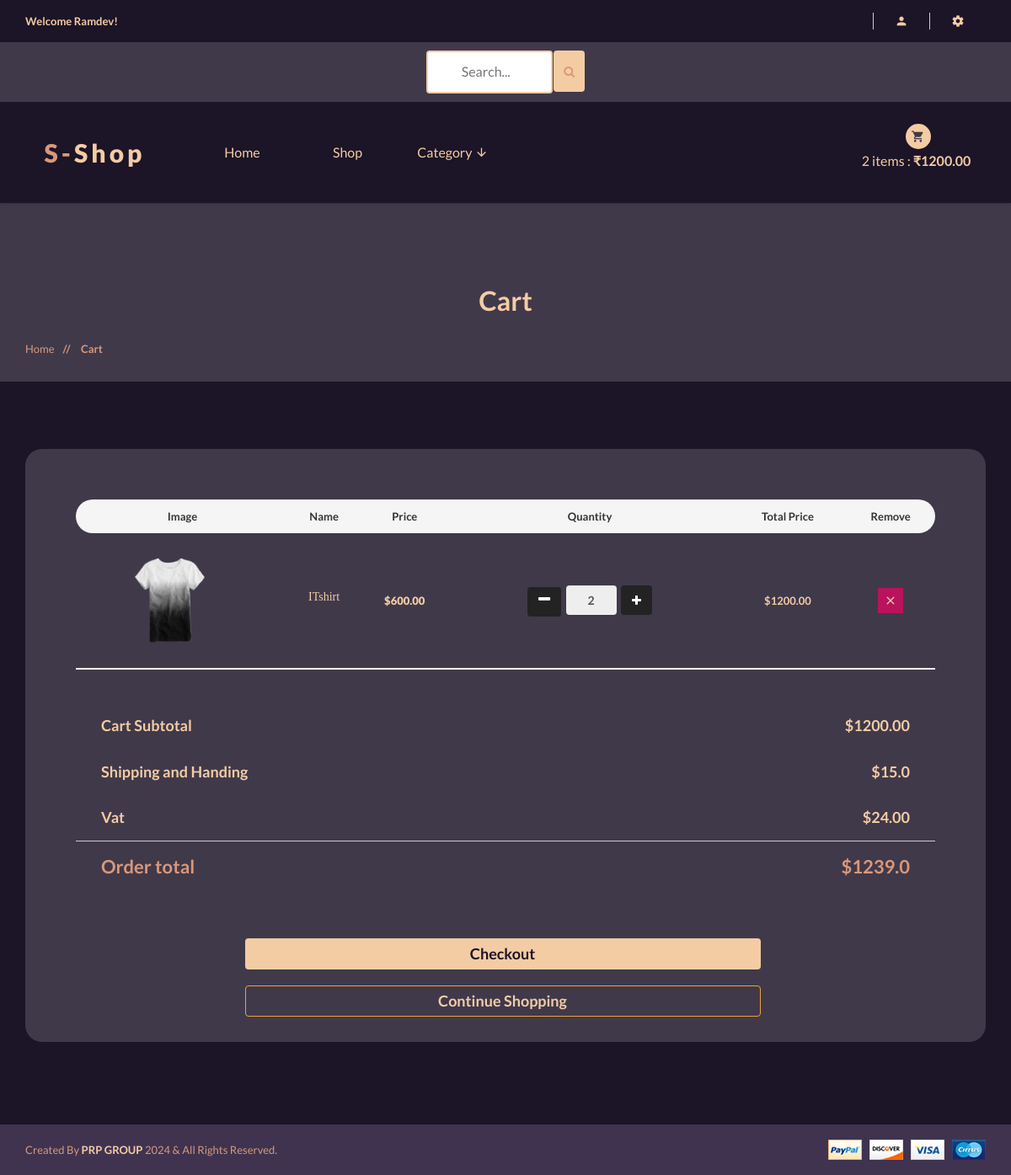
The page /cart/ (signed in) on the database its author committed.
### accounts/models.py (models this page shows, shortened)
class Account(AbstractBaseUser):
    first_name = models.CharField(max_length=50)
    last_name = models.CharField(max_length=50)
    username = models.CharField(max_length=50, unique=True)
    email = models.EmailField(max_length=100, unique=True)
    Phone_number = models.CharField(max_length=50)
    is_admin = models.BooleanField(default=False)
    is_staff = models.BooleanField(default=False)
    is_active = models.BooleanField(default=False)
    is_superadmin = models.BooleanField(default=False)
    date_joined_for_format = models.DateTimeField(auto_now_add=True)
    last_login_for_format  = models.DateTimeField(auto_now_add=True)
    USERNAME_FIELD = 'email'
    REQUIRED_FIELDS = ['username', 'first_name', 'last_name']
    objects = AccountManger()

### cart/models.py (models this page shows, shortened)
class CartItem(models.Model):
    user = models.ForeignKey(Account, on_delete=models.CASCADE, null=True )
    product = models.ForeignKey(Product, on_delete=models.CASCADE)
    variation = models.ManyToManyField(Variation, blank=True)
    cart = models.ForeignKey(Cart, on_delete=models.CASCADE, null=True)
    quantity = models.IntegerField()
    is_active = models.BooleanField(default=True)
    def sub_total(self):
        return self.product.price * self.quantity

### shop/models.py (models this page shows, shortened)
class Product(models.Model):
    category = models.ForeignKey(Category, on_delete=models.CASCADE)
    name = models.CharField(max_length=100, unique=True)
    slug = models.SlugField(max_length=100, unique=True)
    description = models.TextField(max_length=300, blank=True)
    price = models.DecimalField(max_digits=6, decimal_places=2)
    discount = models.DecimalField(max_digits=6, decimal_places=2, default=0.00)
    image = models.ImageField(upload_to='photos/products')
    stock = models.IntegerField()
    new = models.BooleanField(default=False)
    is_available = models.BooleanField(default=True)
    date_joined_for_format = models.DateTimeField(auto_now_add=True)
    last_login_for_format = models.DateTimeField(auto_now=True)
    def get_prodcut_details_url(self):
        return reverse('shop:product_details', args=[self.category.slug, self.slug])
    class Meta:
        verbose_name_plural = 'Products'
        ordering = ('-date_joined_for_format',)

### cart/views.py (the view)
# urls.py: path('', views.cart, name='cart'),
def cart(request, total_price=0, quantity=0, cart_items=None):
    grand_total = 0
    tax = 0
    try:
        if request.user.is_authenticated:
            cart_items = CartItem.objects.filter(user=request.user, is_active=True)
        else:
            cart = Cart.objects.get(cart_id=_cart_id(request))
            cart_items = CartItem.objects.filter(cart=cart, is_active=True)
        for cart_item in cart_items:
            total_price += (cart_item.product.price * cart_item.quantity)
            quantity += cart_item.quantity
    except ObjectDoesNotExist:
        pass
    tax = round(((2 * total_price)/100), 2)
    grand_total = total_price + tax
    handing = 15.00
    total = float(grand_total) + handing
    context = {
        'total' : total_price,
        'quantity': quantity,
        'cart_items':cart_items,
        'order_total':total,
        'vat' : tax,
        'handing':handing,
    }
    return render(request, 'shop/cart/cart.html', context)

### shop/context_processors.py (called while the page is built)
def category_list(request):
    return {
        'categories' : Category.objects.all(),
    }

### shop/models.py (called while the page is built)
    def get_category_slug_url(self):
        return reverse('shop:categries', args=[self.slug])

### templates/shop/cart/cart.html (shortened to what this page needs)
{% extends '../../base.html' %}
{% load static %}
{% block content %}
<div  class="pages-title section-padding">
			<div  class="container">
				<div  style="background:#40394a" class="row">
					<div class="col-xs-12">
						<div class="pages-title-text text-center">
							<h2 style="color:#f4cca4">Cart</h2>
							<ul class="text-left">
								<li><a style="color:#d99879" href="\">Home </a></li>
								<li style="color:#d99879"><span> // </span>Cart</li>
							</ul>
						</div>
					</div>
				</div>
			</div>
		</div>
		{% if not cart_items %}
		<div style="font-size:18px; margin-bottom:300px;margin-top:30px" class="container alert alert-info text-center" role="alert">
		<b>Your Cart Is Empty,&nbsp;&nbsp; <a href="{% url 'shop:shop' %}" style="color:#21094e;text-decoration: underline;">Go To Shop<a></b>
		</div>
		{% else %}
		<section style="background:#1c1427" class="pages cart-page section-padding">
			<div class="container">
				<div class="row">
					<div class="col-xs-12">
						<div style="border-radius:20px;" class="table-responsive padding60">
							<table class="wishlist-table text-center">
								<thead>
									<tr>
										<th style="border-radius:20px 0 0 20px;">Image</th>
										<th>Name</th>
										<th>Price</th>
										<th>quantity</th>
										<th>Total Price</th>
										<th style="border-radius:0 20px 20px 0;">Remove</th>
									</tr>
								</thead>
								<tbody>
                                    {% for cart_item in cart_items %}
									<tr>
										<td class="td-img text-center">
											<a href="{{cart_item.product.get_prodcut_details_url}}"><img style="border-radius:10px;" width="100" height="100" src="{{cart_item.product.image.url}}" alt="Add Product" /></a>
										</td>
										<td>
										<div class="items-dsc">
											<h5><a href="{{cart_item.product.get_prodcut_details_url}}">{{cart_item.product.name}}</a></h5>
										</div>
										</td>
										<td>${{cart_item.product.price}}</td>
										<td>
										<div class="plus-minus" >
										<form style="" action="{% url 'cart:add_cart' cart_item.product.id %}" method="POST">
											<a style="background:#232323;color:#fff;height:35px;margin-top:-5px;width:40px; border-radius: 4px;" href="{% url 'cart:remove_cart' cart_item.product.id cart_item.id %}" ><i class="fa fa-minus"></i></a>
											<input style=" height:35px"  class="form-control" value="{{cart_item.quantity}}" readonly>
											<button style="background:#232323;color:#fff; height:35px; margin-top:-3px " class="btn btn-light" type="submit" id="button-minus"> <i class="fa fa-plus"></i> </button>
											</form>
										</div>
										</td>
										<td >
											<strong style="color:#f4cca4">${{cart_item.sub_total}}</strong>
										</td>
										<td ><a href="{% url 'cart:remove_cart_item' cart_item.product.id cart_item.id %}" ><i style="background:#ba135d;color:#f4cca4" onclick="return confirm('Are you really want delete this?')" class="mdi mdi-close"></i></a></td>
									</tr>
									{% endfor %}
								</tbody>
							</table><br><br><br>
							<div class="cart-form-text pay-details table-responsive">
								<table>
									<tbody style="color:#f4cca4">
										<tr>
											<th style="font-size:18px">Cart Subtotal</th>
											<td style="font-size:18px">${{total}}</td>
										</tr>
										<tr>
											<th style="font-size:18px">Shipping and Handing</th>
											<td style="font-size:18px">${{handing}}</td>
										</tr>
										<tr>
											<th style="font-size:18px">Vat</th>
											<td style="font-size:18px">${{vat}}</td>
										</tr>
									</tbody>
									<tfoot>
										<tr>
											<th style="color:#d99879; font-size:22px" class="tfoot-padd">Order total</th>
											<td style="color:#d99879; font-size:22px" class="tfoot-padd">${{order_total}}</td>
										</tr>
									</tfoot>
								</table>
								<br><br><br>
								<div  class="list-btn text-center">
									<a href="{% url 'orders:checkout' %}" class="btn" style="background:#f4cca4;color:#1c1427; text-transform:capitalize; font-size:18px; width:60%"><b>Checkout</b></a><br><br>
									<a href="{% url 'shop:shop' %}" class="btn btn-warning"    style=" background:none;color:#f4cca4; text-transform:capitalize; font-size:18px; width:60%">continue shopping</a>
								</div>
							</div>
						</div>
					</div>
				</div>
                <br>
			</div>
		</section>
		{% endif %}
{% endblock content %}

### templates/base.html (shortened to what this page needs)
{% load static %}
<!doctype html>
<html class="no-js" lang="">
<head>
    <link rel="stylesheet" href="{% static 'css/bootstrap.min.css' %}">
    <link rel="stylesheet" href="{% static 'css/animate.css' %}">
    <link rel="stylesheet" href="{% static 'css/materialdesignicons.min.css' %}">
    <link rel="stylesheet" href="{% static 'css/jquery.simpleLens.css' %}">
    <link rel="stylesheet" href="{% static 'css/jquery-ui.min.css' %}">
    <link rel="stylesheet" href="{% static 'css/meanmenu.min.css' %}">
    <link rel="stylesheet" href="{% static 'css/nivo-slider.css' %}">
    <link rel="stylesheet" href="{% static 'css/owl.carousel.css' %}">
    <link rel="stylesheet" href="{% static 'css/style.css' %}">
    <link rel="stylesheet" href="{% static 'css/responsive.css' %}">
    <link rel="stylesheet" href="https://cdnjs.cloudflare.com/ajax/libs/font-awesome/4.7.0/css/font-awesome.min.css">
</head>
<body style="background:#40394a">
    <header style="background:#1c1427" class="header-one header-two">
        <div style="background:#1c1427" class="header-top-two">
            <div class="container text-center">
                <div class="row">
                    <div class="col-sm-12">
                        <div class="middel-top">
                            {% if user.id is None %}
                            <div class="left floatleft">
                                <p style="color:#f4cca4"><b>Welcome Guest!</b></p>
                            </div>
                            {% else %}
                            <div class="left floatleft">
                                <p style="color:#f4cca4"><b>Welcome {{user.first_name | capfirst}}!</b></p>
                            </div>
                            {% endif %}
                        </div>
                        <div class="middel-top clearfix">
                            <ul class="clearfix right floatright">
                                <li>
                                    <a style="color:#f4cca4" href="#"><i class="mdi mdi-account"></i></a>
                                </li>
                                <li>
                                    <a style="color:#f4cca4" href="#"><i class="mdi mdi-settings"></i></a>
                                </li>
                            </ul>
                            </div>
                        </div>
                    </div>
                </div>
            </div>
        <div style="background:#40394a">
            <div class="container text-center">
                <div class="row">
                    <div class="col-sm-12">
                        <form id="searchh" action={% url 'shop:search' %} method="GET">
                        <input  type="text" name="keyword" placeholder="Search...">
                        <button style="height:49px; margin-bottom:6px; background:#f4cca4;margin-left:-1px;border:None "  class="btn btn-warning" type="submit">
                           <i style="color:#d99879" class="fa fa-search"></i>
                        </button>
                        </form>
                    </div>
                </div>
            </div>
        </div>
        <div class="container text-center">
            <div class="row">
                <div class="col-sm-2">
                    <div class="logo">
                        <a style="color:#f4cca4;font-weight: 800;" href="\"><span
                                style="color:#d99879">S-</span>shop</a>
                    </div>
                </div>
                <div class="col-sm-8">
                    <div class="header-middel">
                        <div class="mainmenu">
                            <nav >
                                <ul>
                                    <li ><a href="\">Home</a></li>
                                    <li><a href="{% url 'shop:shop' %}">Shop</a></li>
                                    <li><a href="#">Category <i class="mdi mdi-arrow-down"></i></a>
                                    </li>
                                </ul>
                            </nav>
                        </div>
                    </div>
                </div>
                <div class="col-sm-2">
                    <div class="cart-itmes">
                        <a class="cart-itme-a" href="{% url 'cart:cart' %}">
                            <i class="mdi mdi-cart"></i>
                            {{quantityyy}} items : <strong>₹{{totalll}}</strong>
                        </a>
                    </div>
                </div>
            </div>
        </div>
    </header>
    <br>
    {% block content %}
    {% endblock content %}
    <footer>
        <div  style="background:#3f3350" class="footer-bottom">
            <div class="container">
                <div class="row">
                    <div class="col-xs-12 col-sm-6">
                        <p style="color:#d99879">Created By <span style="color:#f4cca4"><b>PRP GROUP</b></span> 2024 &
                            All Rights Reserved.</p>
                    </div>
                    <div class="col-xs-12 col-sm-6 text-right">
                        <a href="#"><img src="{% static 'img/footer/payment.png' %}" alt="" /></a>
                    </div>
                </div>
            </div>
        </div>
    </footer>
</body>
</html>

### templates/base.html (style rules this page uses)
#searchh input[type=text] { width: 150px; margin-top:10px; margin-bottom:10px; box-sizing: border-box; border: 2px solid #f4cca4; border-radius: 4px; font-size: 16px; color:#1c1427; background-color: #fff; background-position: 10px 10px; background-repeat: no-repeat; padding: 12px 20px 12px 40px; -webkit-transition: width 0.4s ease-in-out; transition: width 0.4s ease-in-out; }

### rows shown on the page
Account: first_name "Ramdev"
CartItem: product.image (picture), product.name "ITshirt", product.price "600.00", quantity "2", sub_total "1200.00"

### other values the page prints
{{ quantityyy }} "2"
{{ totalll }} "1200.00"
{{ total }} "1200.00"
{{ handing }} "15.0"
{{ vat }} "24.00"
{{ order_total }} "1239.0"
